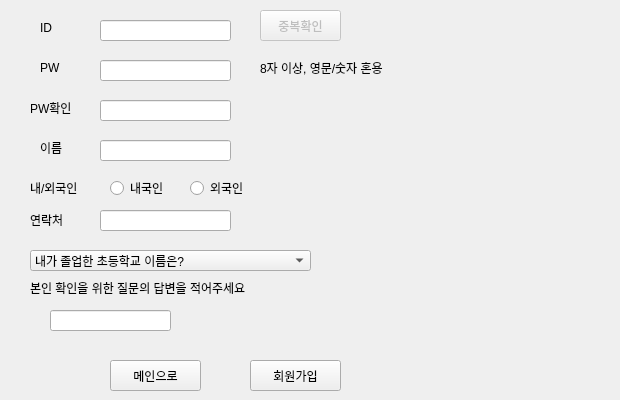
    <widget class="QWidget" name="page_join">
     <widget class="QLabel" name="label_6">
      <property name="geometry">
       <rect>
        <x>40</x>
        <y>20</y>
        <width>41</width>
        <height>16</height>
       </rect>
      </property>
      <property name="text">
       <string>ID</string>
      </property>
     </widget>
     <widget class="QLabel" name="label_7">
      <property name="geometry">
       <rect>
        <x>40</x>
        <y>140</y>
        <width>41</width>
        <height>16</height>
       </rect>
      </property>
      <property name="text">
       <string>이름</string>
      </property>
     </widget>
     <widget class="QLabel" name="label_8">
      <property name="geometry">
       <rect>
        <x>30</x>
        <y>100</y>
        <width>61</width>
        <height>16</height>
       </rect>
      </property>
      <property name="text">
       <string>PW확인</string>
      </property>
     </widget>
     <widget class="QLabel" name="label_9">
      <property name="geometry">
       <rect>
        <x>30</x>
        <y>210</y>
        <width>51</width>
        <height>20</height>
       </rect>
      </property>
      <property name="text">
       <string>연락처</string>
      </property>
     </widget>
     <widget class="QLabel" name="label_10">
      <property name="geometry">
       <rect>
        <x>40</x>
        <y>60</y>
        <width>41</width>
        <height>16</height>
       </rect>
      </property>
      <property name="text">
       <string>PW</string>
      </property>
     </widget>
     <widget class="QPushButton" name="btn_check">
      <property name="enabled">
       <bool>false</bool>
      </property>
      <property name="geometry">
       <rect>
        <x>260</x>
        <y>10</y>
        <width>81</width>
        <height>31</height>
       </rect>
      </property>
      <property name="text">
       <string>중복확인</string>
      </property>
     </widget>
     <widget class="QPushButton" name="btn_main2">
      <property name="geometry">
       <rect>
        <x>110</x>
        <y>360</y>
        <width>91</width>
        <height>31</height>
       </rect>
      </property>
      <property name="text">
       <string>메인으로</string>
      </property>
     </widget>
     <widget class="QPushButton" name="btn_join2">
      <property name="enabled">
       <bool>true</bool>
      </property>
      <property name="geometry">
       <rect>
        <x>250</x>
        <y>360</y>
        <width>91</width>
        <height>31</height>
       </rect>
      </property>
      <property name="text">
       <string>회원가입</string>
      </property>
     </widget>
     <widget class="QLineEdit" name="join_id">
      <property name="geometry">
       <rect>
        <x>100</x>
        <y>20</y>
        <width>131</width>
        <height>21</height>
       </rect>
      </property>
     </widget>
     <widget class="QLineEdit" name="join_pw">
      <property name="geometry">
       <rect>
        <x>100</x>
        <y>60</y>
        <width>131</width>
        <height>21</height>
       </rect>
      </property>
      <property name="echoMode">
       <enum>QLineEdit::Password</enum>
      </property>
     </widget>
     <widget class="QLineEdit" name="join_verify_pw1">
      <property name="geometry">
       <rect>
        <x>100</x>
        <y>100</y>
        <width>131</width>
        <height>21</height>
       </rect>
      </property>
      <property name="echoMode">
       <enum>QLineEdit::Password</enum>
      </property>
     </widget>
     <widget class="QLineEdit" name="join_name">
      <property name="geometry">
       <rect>
        <x>100</x>
        <y>140</y>
        <width>131</width>
        <height>21</height>
       </rect>
      </property>
     </widget>
     <widget class="QLineEdit" name="join_tel">
      <property name="geometry">
       <rect>
        <x>100</x>
        <y>210</y>
        <width>131</width>
        <height>21</height>
       </rect>
      </property>
     </widget>
     <widget class="QLabel" name="label_15">
      <property name="geometry">
       <rect>
        <x>30</x>
        <y>180</y>
        <width>71</width>
        <height>16</height>
       </rect>
      </property>
      <property name="text">
       <string>내/외국인</string>
      </property>
     </widget>
     <widget class="QRadioButton" name="radio_local">
      <property name="geometry">
       <rect>
        <x>110</x>
        <y>180</y>
        <width>71</width>
        <height>16</height>
       </rect>
      </property>
      <property name="text">
       <string>내국인</string>
      </property>
     </widget>
     <widget class="QRadioButton" name="radio_foreigner">
      <property name="geometry">
       <rect>
        <x>190</x>
        <y>180</y>
        <width>90</width>
        <height>16</height>
       </rect>
      </property>
      <property name="text">
       <string>외국인</string>
      </property>
     </widget>
     <widget class="QLabel" name="label_16">
      <property name="geometry">
       <rect>
        <x>260</x>
        <y>60</y>
        <width>161</width>
        <height>16</height>
       </rect>
      </property>
      <property name="text">
       <string>8자 이상, 영문/숫자 혼용</string>
      </property>
     </widget>
     <widget class="QLabel" name="join_verify_pw2">
      <property name="geometry">
       <rect>
        <x>250</x>
        <y>100</y>
        <width>361</width>
        <height>16</height>
       </rect>
      </property>
      <property name="text">
       <string/>
      </property>
     </widget>
     <widget class="QLabel" name="label_17">
      <property name="geometry">
       <rect>
        <x>30</x>
        <y>280</y>
        <width>341</width>
        <height>16</height>
       </rect>
      </property>
      <property name="text">
       <string>본인 확인을 위한 질문의 답변을 적어주세요</string>
      </property>
     </widget>
     <widget class="QComboBox" name="combo_join">
      <property name="geometry">
       <rect>
        <x>30</x>
        <y>250</y>
        <width>281</width>
        <height>21</height>
       </rect>
      </property>
      <item>
       <property name="text">
        <string>내가 졸업한 초등학교 이름은?</string>
       </property>
      </item>
      <item>
       <property name="text">
        <string>가장 좋아하는 책의 제목은?</string>
       </property>
      </item>
      <item>
       <property name="text">
        <string>가장 좋아하는 작가의 이름은?</string>
       </property>
      </item>
      <item>
       <property name="text">
        <string>내가 제일 존경하는 인물은?</string>
       </property>
      </item>
     </widget>
     <widget class="QLineEdit" name="answer">
      <property name="geometry">
       <rect>
        <x>50</x>
        <y>310</y>
        <width>121</width>
        <height>21</height>
       </rect>
      </property>
     </widget>
     <widget class="QLabel" name="join_id_chk_msg">
      <property name="geometry">
       <rect>
        <x>360</x>
        <y>20</y>
        <width>221</width>
        <height>16</height>
       </rect>
      </property>
      <property name="text">
       <string/>
      </property>
     </widget>
    </widget>
